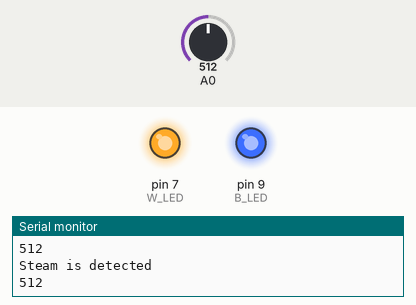
This sketch was run on a simulated Arduino Uno, built with avr-gcc and run on an emulated ATmega328P. Shown: output pins drawn as LEDs (lit = HIGH), the last lines printed to the serial monitor. The inputs (shaded band) are chosen by the test bench; at power-on: A0 = 512.

Above: at 1.8 s.
1.9 s: A0 set to 317
3.4 s: A0 set to 293
At 4.6 s:
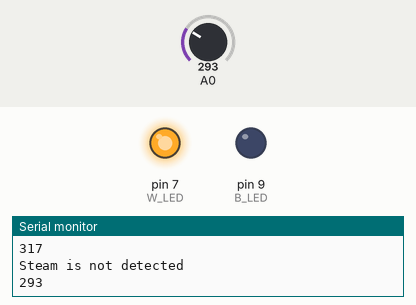
5.5 s: A0 set to 306
At 7.2 s:
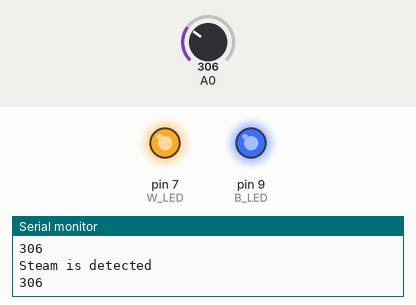
7.5 s: A0 set to 290
At 8.9 s:
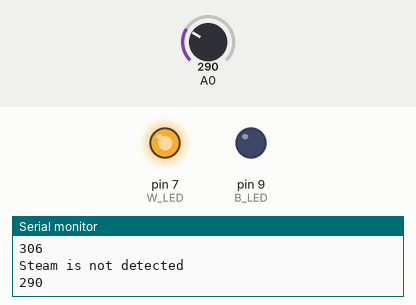
Timing chart, 0 to 10.5 s (numbered marks = the images above; inputs shaded):
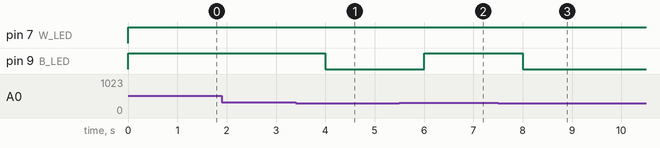

Measured:
- the behaviour switches between 301 and 300 on A0 (found by bisection; images 0 and 1)
- after the input at 3.4 s, pin 9 (B_LED): HIGH → LOW after 0.60 s
- after the input at 5.5 s, pin 9 (B_LED): LOW → HIGH after 0.50 s
- after the input at 7.5 s, pin 9 (B_LED): HIGH → LOW after 0.50 s

The sketch:

Steam_Sensor.ino
```cpp
//const int buzzer=7;
const int W_LED=7;
const int B_LED=9;
int sensorValue;


void setup()
{
  Serial.begin(9600);
 // pinMode(buzzer, OUTPUT);
  pinMode(W_LED, OUTPUT);
  pinMode(B_LED, OUTPUT);
}


void loop()
{
  //digitalWrite(buzzer,HIGH);
  sensorValue = analogRead(0);
  if(sensorValue >300){
    Serial.println("Steam is detected");
    Serial.println(sensorValue);
    digitalWrite(W_LED,HIGH);
    digitalWrite(B_LED,HIGH);
    delay(1000);
  }
  else{
    Serial.println("Steam is not detected");
    Serial.println(sensorValue);
    digitalWrite(W_LED,HIGH);
    digitalWrite(B_LED,LOW);
    delay(1000);
  }

}
```
